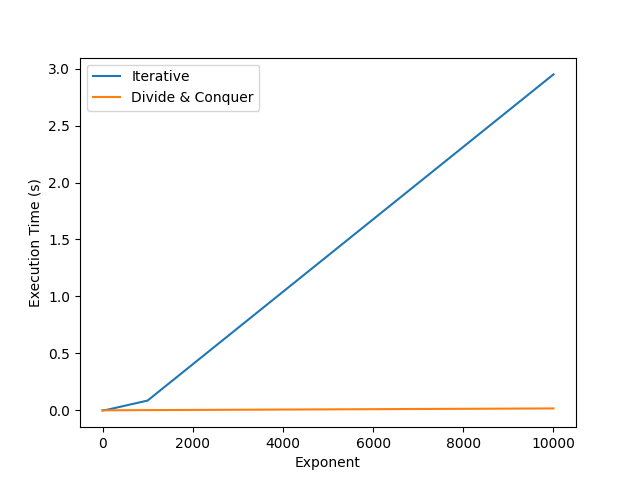

Source code (Python):
import timeit
import matplotlib.pyplot as plt



# q1. part a

def power_iterative(base, exponent):
    result = 1
    for _ in range(exponent):
        result *= base
    return result

def power_divide_and_conquer(base, exponent):
    if exponent == 0:
        return 1
    elif exponent % 2 == 0:
        half_pow = power_divide_and_conquer(base, exponent // 2)
        return half_pow * half_pow
    else:
        half_pow = power_divide_and_conquer(base, (exponent - 1) // 2)
        return half_pow * half_pow * base

# q1. part c

# exponents = [1, 10, 100, 1000, 10000, 1000000] # can't run 10^6 because it takes a long time
exponents = [1, 10, 100, 1000, 10000]
iterative_times = []
divide_conquer_times = []

for exponent in exponents:
    # Measure the time for the iterative approach
    iterative_time = timeit.timeit("power_iterative(2, " + str(exponent) + ")", globals=globals(), number=1000)
    iterative_times.append(iterative_time)

    # Measure the time for the divide-and-conquer approach
    divide_conquer_time = timeit.timeit("power_divide_and_conquer(2, " + str(exponent) + ")", globals=globals(), number=1000)
    divide_conquer_times.append(divide_conquer_time)

# Plot the results
plt.plot(exponents, iterative_times, label="Iterative")
plt.plot(exponents, divide_conquer_times, label="Divide & Conquer")
plt.xlabel("Exponent")
plt.ylabel("Execution Time (s)")
plt.legend()
plt.show()
